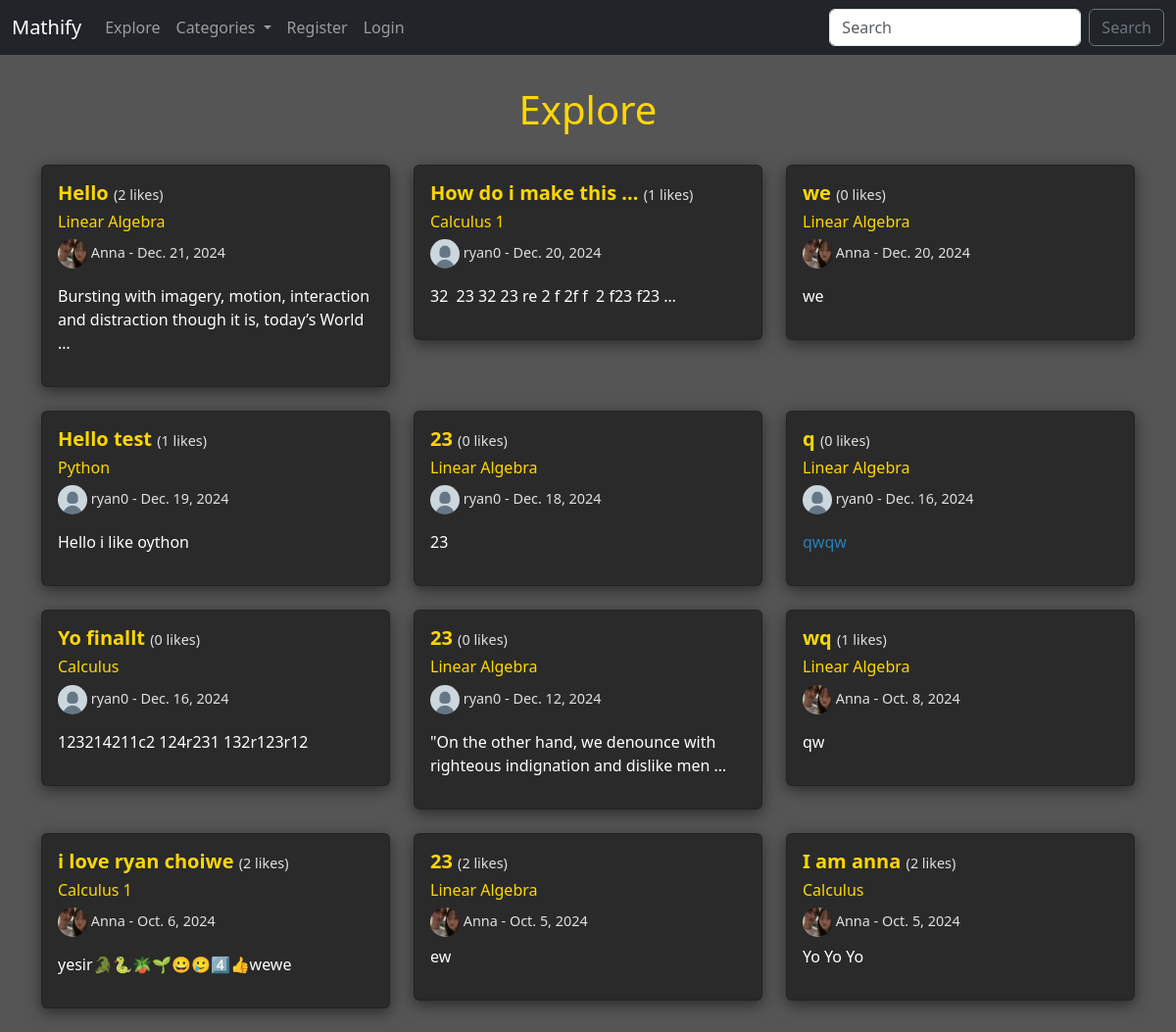
/explore/, run on an earlier commit of the app's database.
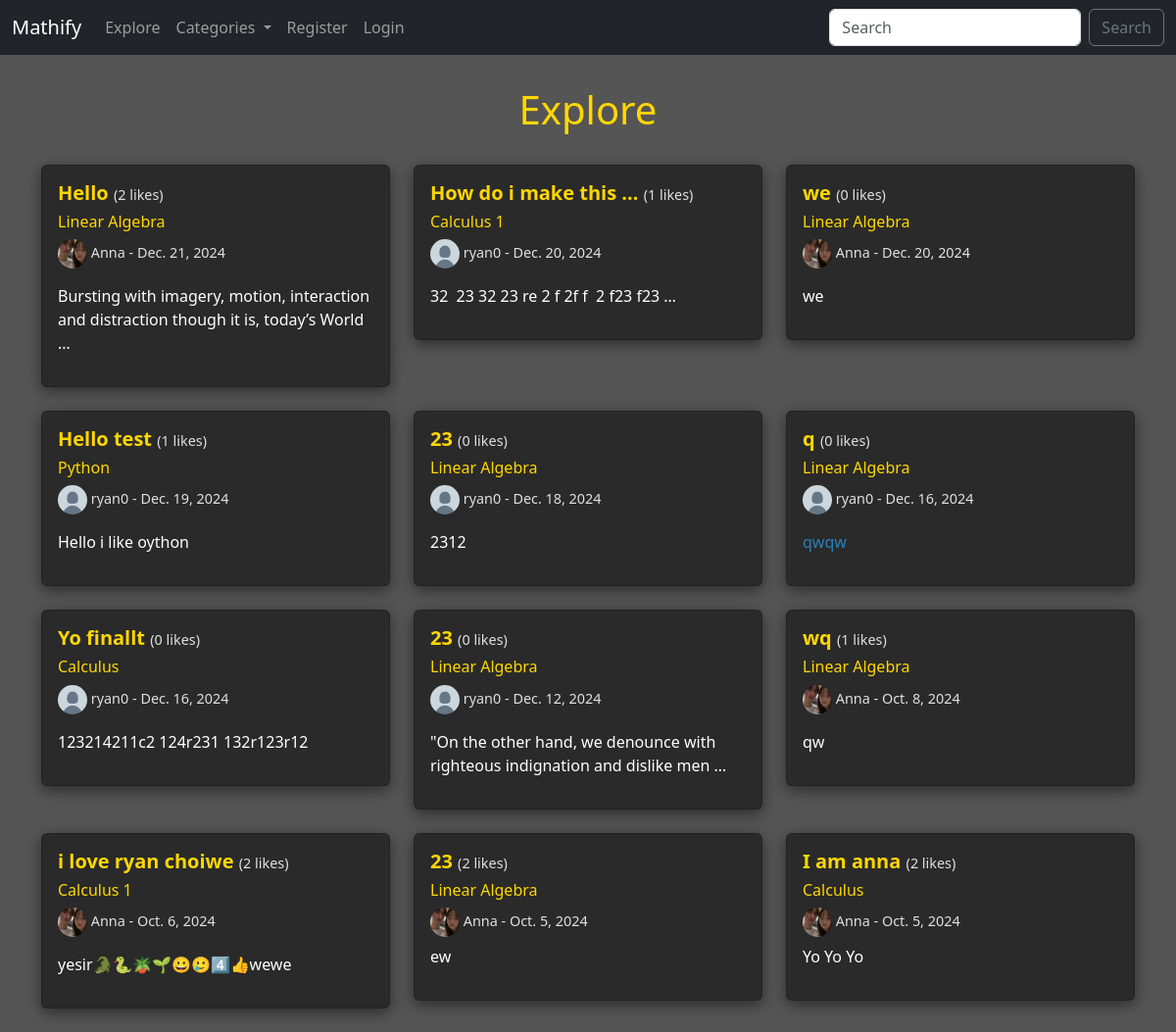
And on a later commit of the database.
### myApp/models.py (models this page shows, shortened)
class Post(models.Model):
    title = models.CharField(max_length=255)
    header_image = models.ImageField(null=True, blank=True, upload_to="images/")
    author = models.ForeignKey(User, on_delete=models.CASCADE)
    body = RichTextField(blank=True, null=True)
    post_date = models.DateField(auto_now_add=True)
    category = models.CharField(max_length=255, default='uncategorized')
    likes = models.ManyToManyField(User, related_name='blog_post')
    def total_likes(self):
        return self.likes.count()

class Profile(models.Model):
    user = models.OneToOneField(User, null=True, on_delete=models.CASCADE)
    bio = models.TextField()
    profile_pic = models.ImageField(null=True, blank=True, upload_to="images/profile/")

### myApp/views.py (the view)
# urls.py: path('explore/', BlogView.as_view(), name="blog_view"),
class BlogView(ListView):
    model = Post
    template_name = 'myApp/blog.html'
    ordering = ['-post_date']
    def get_context_data(self, *args, **kwargs):
        cat_menu = Category.objects.all()
        context = super(BlogView, self).get_context_data(*args, **kwargs)
        context["cat_menu"] = cat_menu
        return context

### myApp/models.py (called while the page is built)
    def __str__(self):
        return self.name

### myApp/templates/myApp/blog.html (shortened to what this page needs)
{% extends 'myApp/base.html' %}
{% load static %}
{% block content %}
<link rel="stylesheet" href="{% static 'myApp/css/blog.css' %}">
<h1>Explore</h1>
<div class="row">
    {% for post in object_list %}
    <div class="col-md-4 mb-4">
        <div class="card">
            <div class="card-body">
                <h5 class="card-title">
                    <a href="{% url 'article_details' pk=post.pk %}">{{ post.title|safe|truncatewords:5 }}</a>
                    <span class="card-color"> ({{ post.total_likes }} likes)</span>
                </h5>
                {% if post.category != 'uncategorized' %}
                <h6>
                    <a href="{% url 'category' post.category|slugify %}">{{ post.category }}</a>
                </h6>
                {% endif %}
                <h6 class="card-color">
                    {% if post.author.profile.profile_pic %}
                        <img src="{{ post.author.profile.profile_pic.url }}" width=30 height=30 class="rounded-circle">
                    {% else %}
                         <img src="{% static 'myApp/images/defaultpfp.png' %}" width=30 height=30 class="rounded-circle">
                    {% endif %}
                    {{ post.author.username }} - {{ post.post_date }}
                </h6>
                <div class="body-text">
                    <p>{{ post.body|safe|truncatewords:12 }}</p>
                </div>
            </div>
        </div>
    </div>
    {% endfor %}
</div>
{% endblock %}

### myApp/templates/myApp/base.html (shortened to what this page needs)
<!doctype html>
<html lang="en">
  <head>
    <link href="https://cdn.jsdelivr.net/npm/bootstrap@5.3.3/dist/css/bootstrap.min.css" rel="stylesheet">
  </head>
  <body>
    <nav class="navbar navbar-expand-lg navbar-dark bg-dark">
        <div class="container-fluid">
          <a class="navbar-brand" href="{% url 'home' %}">Mathify</a>
          <div class="collapse navbar-collapse" id="navbarSupportedContent">
            <ul class="navbar-nav me-auto mb-2 mb-lg-0">
              <li class="nav-item">
                <a class="nav-link" href="{% url 'blog_view' %}">Explore</a>
              </li>
              {% if cat_menu %}
                <li class="nav-item dropdown">
                  <a class="nav-link dropdown-toggle" href="#" role="button" data-bs-toggle="dropdown" aria-expanded="false">
                    Categories
                  </a>
                </li>
              {%  endif %}
              {% if user.is_authenticated %}
                <li class="nav-item">
                  <a class="nav-link" href="{% url 'add_post' %}">Add Post</a>
                </li>
                <li class="nav-item dropdown">
                  <a class="nav-link dropdown-toggle" href="#" role="button" data-bs-toggle="dropdown" aria-expanded="false">
                    Profile
                  </a>
                  <ul class="dropdown-menu">
                    <li><a class="dropdown-item" href="{% url 'edit_profile' %}">Edit Setting</a></li>
                    {% if user.profile.id %}
                      <li><a class="dropdown-item" href="{% url 'edit_profile_page' user.profile.id %}">Edit Profile Page</a></li>
                    {% else %}
                      <li><a class="dropdown-item" href="{% url 'create_profile' %}">Create Profile Page</a></li>
                    {% endif %}
                  </ul>
                </li>
                <li>
                  <form method="post" action="{% url 'logout' %}" class="nav-item">
                  {% csrf_token %}
                  <button type="submit" class="nav-link">Logout</button>
                  </form>
                </li>
              {% else %}
                <li class="nav-item">
                  <a class="nav-link" href="{% url 'register' %}">Register</a>
                </li>
                <li class="nav-item">
                  <a class="nav-link" href="{% url 'login' %}">Login</a>
                </li>
              {%  endif %}
            </ul>
            <form class="d-flex" role="search" method=POST action="{% url 'search' %}">
              <input class="form-control me-2" type="search" placeholder="Search" aria-label="Search" name="searched">
              <button class="btn btn-outline-secondary" type="submit">Search</button>
            </form>
          </div>
        </div>
      </nav>
    <div class="container">
        {% block content %}
        {% endblock %}
    </div>
  </body>
</html>

### static/myApp/css/blog.css (style rules this page uses)
:root { --dark-gray: #1a1a1a; --light-gray: #2a2a2a; --yellow: #ffd700; --text-color: #ffffff; }
body { background-color: #565555; }
h1 { margin-top: 2rem; text-align: center; margin-bottom: 2rem; color: var(--yellow); }
.card { background-color: var(--light-gray); transition: transform 0.3s ease, box-shadow 0.3s ease; box-shadow: 0 4px 15px rgba(0,0,0,0.5); }
.card-title a { text-decoration: none; color: var(--yellow); font-weight: bold; }
.card-color { color: #e0e0e0; font-size: 0.9rem; }
.body-text { color: var(--text-color) }
h6 a { text-decoration: none; color: var(--yellow); }

What changed in the data, as far as the page shows it:
changed Post "Dec. 18, 2024": body "23" → "2312"
